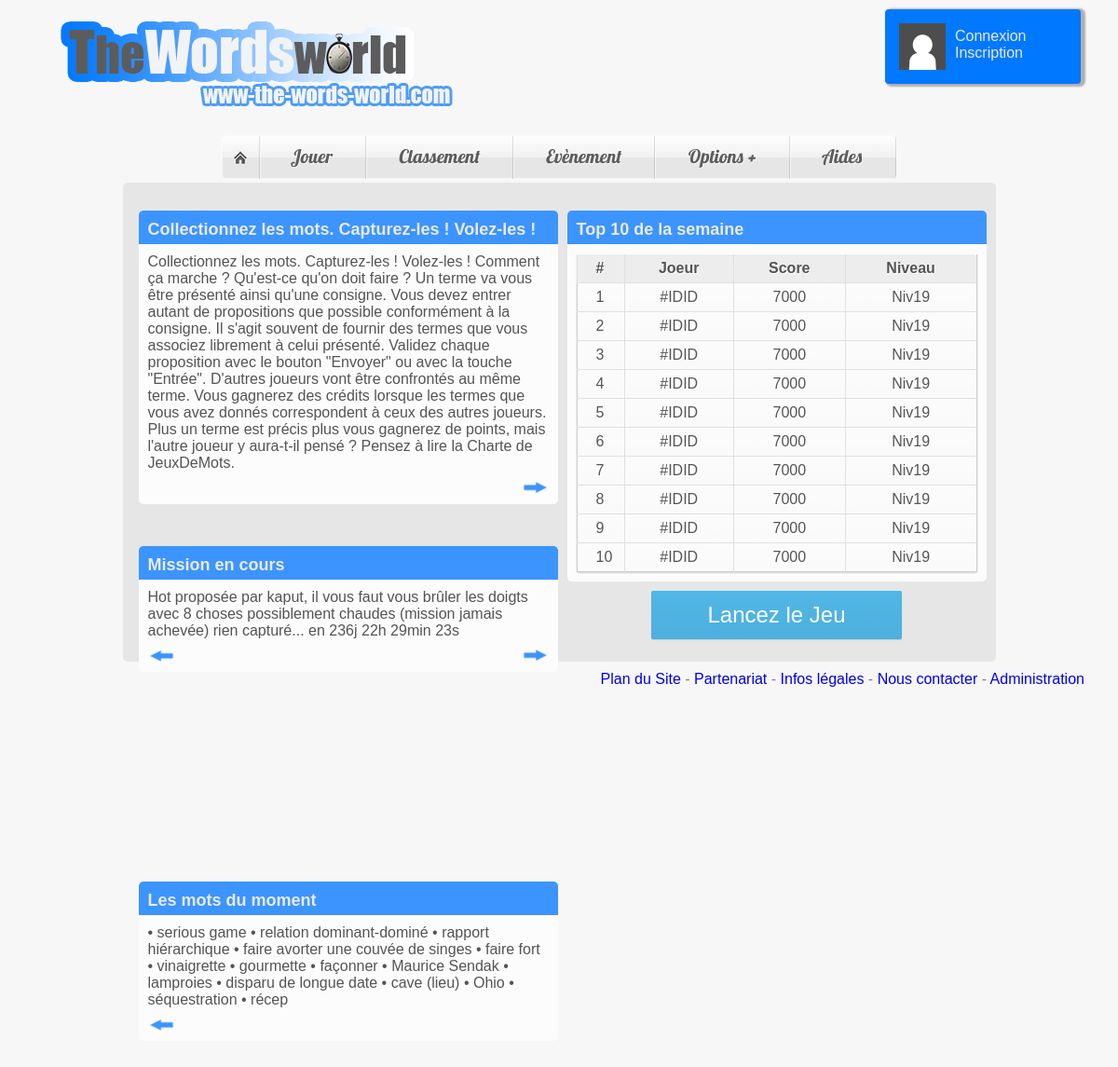
The page / on the database its author committed.
### tables this page shows
CREATE TABLE `bloc` (
  `bloc_id` int(11) NOT NULL AUTO_INCREMENT,
  `bloc_titre` varchar(250) NOT NULL,
  `bloc_contenu` text NOT NULL,
  `bloc_type` varchar(250) NOT NULL,
  `bloc_dateCreat` datetime NOT NULL,
  `bloc_dateModif` datetime NOT NULL,
  PRIMARY KEY (`bloc_id`)
);

### Controleurs/controleurAccueil.php (called while the page is built, shortened)
<?php
require_once 'Modeles/bloc.php';
require_once 'Vues/vue.php';
require_once ("Modeles/user.php");
class ControleurAccueil {
  private $bloc;
  private $user;
  public function __construct() {
    $this->bloc = new Bloc();
    $this->user = new User();
  }
  public function accueil($id=0) {
    $blocs = $this->bloc->getBlocs();
    $vue = new Vue("Accueil");
    $vue->generer(array('blocs' => $blocs,"user"=>$this->user));
  }
}

### Modeles/bloc.php (called while the page is built, shortened)
<?php
require_once 'Modeles/bd.php';
class Bloc extends BD {
	public function getBlocs() {
		$sql ='SELECT bloc_id as id, bloc_titre as titre, bloc_contenu as contenu, bloc_type as type, bloc_dateCreat as dateCreation, bloc_dateModif as dateModif '.
			  'FROM bloc '.
			  'WHERE bloc_type="0" '.
			  'ORDER BY bloc_id ASC Limit 0,3';
		$blocs = $this->executerRequete($sql);
		return $blocs;
	}
}

### Modeles/bd.php (called while the page is built, shortened)
<?php
abstract class BD {
	private $bdd;
	protected function executerRequete($sql, $params = null) {
		if ($params == null) {
			$resultat = $this->getBdd()->query($sql);
		}
		else {
			$resultat = $this->getBdd()->prepare($sql);
			$resultat->execute($params);
		}
		return $resultat;
	}
	protected function getBdd() {
		if ($this->bdd == null) {
			try{
				$this->bdd = new PDO('mysql:host=' . DB_HOST . ';dbname=' . DB_NAME . ';charset=' . DB_CHARSET,
				DB_USERNAME, DB_PASSWD);
			}
			catch(Exception $e)
			{
				echo 'Erreur : '.$e->getMessage().'<br />';
				echo 'N° : '.$e->getCode();
				exit();
			}
		}
		return $this->bdd;
	}
}

### Modeles/user.php (called while the page is built, shortened)
<?php
require_once  'bd.php';
class User extends BD {
	private $id;
	public function __construct() {
		$this->id = -1;
	}
	public function estVide()
	{
		return ($this->id==-1)?true:false;
	}
}

### Vues/vueAccueil.php (the view, shortened to what this page needs)
<?php
	$this->titre = "The Words wolrd - Accueil";
	if (isset($user) && !empty($user))
	{
		$this->user=$user;
	}
	$i=1;
	$fin=3;
	foreach ($blocs as $bloc):
?>
    <article class="consigne" id="<?php echo 'consigne-'.$i; ?>" >
        <header>
                <h3 class="titrebloc"><?= $bloc['titre'] ?></h3>
        </header>
        <p class="consigne-contenu"><?= $bloc['contenu'] ?>
		<br/>
        <?php
        if ($i==1){
        	echo '<a href="#" class="consigne-'.($i+1).'">
        			<img src="images/boutons/suivant.png" width="30" height="15" class="btn-suivant" />
        		 </a>';
        }
        elseif ($i==$fin){
         	echo '<a href="#" class="consigne-'.($i-1).'">
         			<img src="images/boutons/precedent.png" width="30" height="15" class="btn-precedent"/>
         	</a>' ;
       	}
        else{
        	echo  '<a href="#" class="consigne-'.($i-1).'">
        				<img src="images/boutons/precedent.png" width="30" height="15" class="btn-precedent" />
        			</a>
        			 <a href="#" class="consigne-'.($i+1).'">
        			 	<img src="images/boutons/suivant.png" width="30" height="15" class="btn-suivant" />
        			 </a>';
       	}
       	$i++;
         ?>
        </p>
    </article>
<?php endforeach; ?>
	<article class="classementAccueil">
		<h3> Top 10 de la semaine </h3>
		<div id="">
		<table>
			<tr>
				<th> # </th>
				<th> Joeur </th>
				<th> Score </th>
				<th> Niveau</th>
			</tr>
		<?php
			for ($i=1;$i<=10;$i++){
			echo '<tr class="classement-'.$i.'">
					<td class="col-1">'.$i.'</td>
					<td> #IDID </td>
					<td> 7000 </td>
					<td> Niv19</td>
				</tr>';
			}
		?>
		</table>
		</div>
	</article>
	<section id="button_jouer">
		<p>
		      <a href="index.php?controleur=partie&action=jouer&amp;id=<?php echo ((isset($user) && !$user->estVide())? $user->getId():0); ?>" id="lancer_button_jouer" class="button-jouer">Lancez le Jeu</a>
		</p>
	</section>

### Vues/gabarit.php (shortened to what this page needs)
<!doctype html>
<html lang="fr">
    <head>
        <link rel="stylesheet" href="Css/style_1.css" />
        <link rel="stylesheet" href="Css/style_2.css" />
        <link rel="stylesheet" href="Css/admin.css" />
        <link rel="stylesheet" href="css/ui-lightness/jquery-ui-1.10.4.custom.css" rel="stylesheet">
        <link rel="stylesheet" type="text/css" href="Css/notify.css"/>
    </head>
    <body>
        <div id="global">
			<header>
				<div id="logo">
					<a href="index.php" ><img src="Images/logos/12.png" title="Accueil"  /></a>
			    </div>
			    <div id="bloc_session" class="bloc_connexion">
			    	<p>
			    	<img src="Images/avatar_defaut.png" title="" alt="" name="" width=50  height=50 />
		    	<?php
		    	 if ( !$this->user->estVide())
		    	 {
				?>
			    	<ul class="connecte">
				 		<li><a href="#" id="bulle-membre">Mon compte</a></li>
				 		<li> <a href="Modeles/deconnexion.php" >D&eacute;connexion</a></li>
					</ul>
					</p>
				</div>
				<?php
		    		$score=0;
		    		$niveau=0;
			    	if ($this->partie->getPartiesByIdUser($this->user->getId()))
		    		{
			    		$score=$this->partie->getScore();
			    		$niveau=$this->partie->getNiveau();
			    	}
			    	?>
				    <div id="bloc_session" class="bloc_infoJouer">
				    	<h4><?php echo ucfirst($this->user->getLogin()); ?></h4>
				      	<ul>
					 		<li>Score: <span class="scoreJeu"><?php echo $score; ?></span></li>
					 		<li>Niveau:<span class="niveauJeu"><?php echo $niveau; ?></span></li>
					 		<li>Honneur: <span class="honneurJeu">#AFINIR</span></li>
					 		<li>Classement: <span class="classement">#AFINIR</li>
				    	</ul>
				    </div>
							<?php
			 	}else {
		    	?>
			    	<ul class='non-connecte'>
						<li> <a href="index.php?controleur=session&amp;action=connexion" >Connexion</a></li>
						<li> <a href="index.php?controleur=session&amp;action=inscription">Inscription</a></li>
					</ul>
					</p>
		        </div>
				<?php
					}
				?>
			</header>
			<nav>
				<ul id="menu">
			    	<li id="accueil"><a href="index.php" class="homeIcon">Accueil</a></li>
			    	<li id="classement"><a href="index.php?controleur=partie&action=jouer&amp;id=<?php echo ((isset($user) && !$user->estVide())? $user->getId():0); ?>" >Jouer</a></li>
			    	<li id="classement"><a href="#Classement">Classement</a></li>
			    	<li id="event"><a href="#Event">Evènement</a></li>
			        <li id="option"><a href="#">Options +</a>
			        </li>
			        <li id="aides"><a href="#Aides" >Aides</a></li>
				</ul>
			</nav>
            <div id="contenu">
                <?= $contenu ?>
            </div>
			<footer>
				<div id="pied">
					<a href="#">Plan du Site</a> -
					<a href="#"> Partenariat</a> -
					<a href="#"> Infos légales</a> -
					<a href="#"> Nous contacter </a> -
					<a href="#"> Administration</a>
				</div>
			</footer>
        </div>
    </body>
</html>

### index.php (shortened to what this page needs)
<?php
if( empty( $_GET["controleur"] ) || empty( $_GET["action"] ) || !empty($erreur) ) {
	require_once 'Controleurs/controleurAccueil.php';
	 $ctrlAccueil = new ControleurAccueil();
	 if( !empty($erreur))
		$ctrlAccueil->erreurPage($erreur);
	 else
	 	$ctrlAccueil->accueil($idUser);
}

### Vues/vue.php (shortened to what this page needs)
<?php
require_once ("Modeles/user.php");
class Vue {
	  private $fichier;
	  private $titre;
	  private $user;
	  private $partie;
	  public function __construct($action) {
	   	 $this->fichier = "Vues/vue" . $action . ".php";
	   	 $this->user=new User();
	   	 $this->partie= new Partie();
	  }
	  public function generer($donnees) {
		$contenu = $this->genererFichier($this->fichier, $donnees);
		$vue = $this->genererFichier('Vues/gabarit.php',
		  array('titre' => $this->titre, 'contenu' => $contenu,'user' =>$this->user,'partie' => $this->partie));
		echo $vue;
	  }
	  private function genererFichier($fichier, $donnees) {
	    if (file_exists($fichier)) {
	      extract($donnees);
	      require $fichier;
	      return ob_get_clean();
	    }
	    else {
	      throw new Exception("Fichier '$fichier' introuvable");
	    }
	  }
}

### Css/style_2.css (style rules this page uses)
table { border-collapse: collapse; }

### rows shown on the page
bloc: bloc_titre "Collectionnez les mots. Capturez-les ! Volez-les !", bloc_contenu "Collectionnez les mots. Capturez-les ! Volez-les ! Comment ça marche ? Qu'est-ce qu'on doit faire ? Un terme va vous être présenté ainsi qu'une consigne. Vous devez entrer autant de propositions que possible conformément à la consigne. Il s'agit souvent de fournir des termes que vous associez librement à celui présenté. Validez chaque proposition avec le bouton \"Envoyer\" ou avec la touche \"Entrée\". D'autres joueurs vont être confrontés au même terme. Vous gagnerez des crédits lorsque les termes que vous avez donnés correspondent à ceux des autres joueurs. Plus un terme est précis plus vous gagnerez de points, mais l'autre joueur y aura-t-il pensé ? Pensez à lire la Charte de JeuxDeMots."
bloc: bloc_titre "Mission en cours", bloc_contenu "Hot proposée par kaput, il vous faut vous brûler les doigts avec 8 choses possiblement chaudes (mission jamais achevée) rien capturé... en 236j 22h 29min 23s"
bloc: bloc_titre "Les mots du moment", bloc_contenu "• serious game • relation dominant-dominé • rapport hiérarchique • faire avorter une couvée de singes • faire fort • vinaigrette • gourmette • façonner • Maurice Sendak • lamproies • disparu de longue date • cave (lieu) • Ohio • séquestration • récep"
